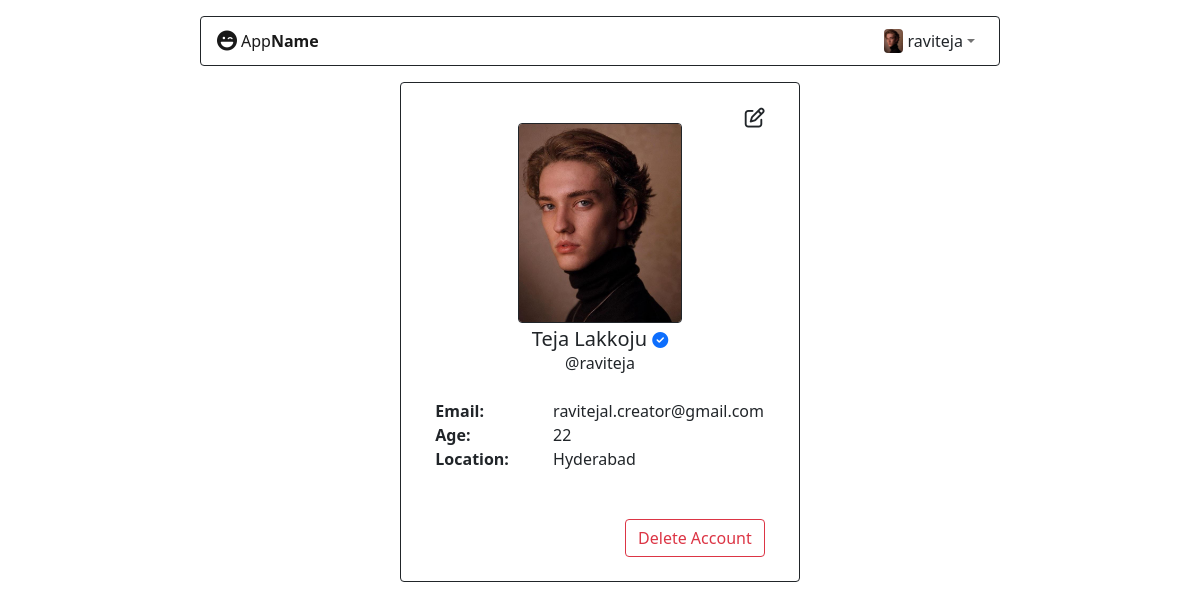
Page /users/16/ on the earlier database version.
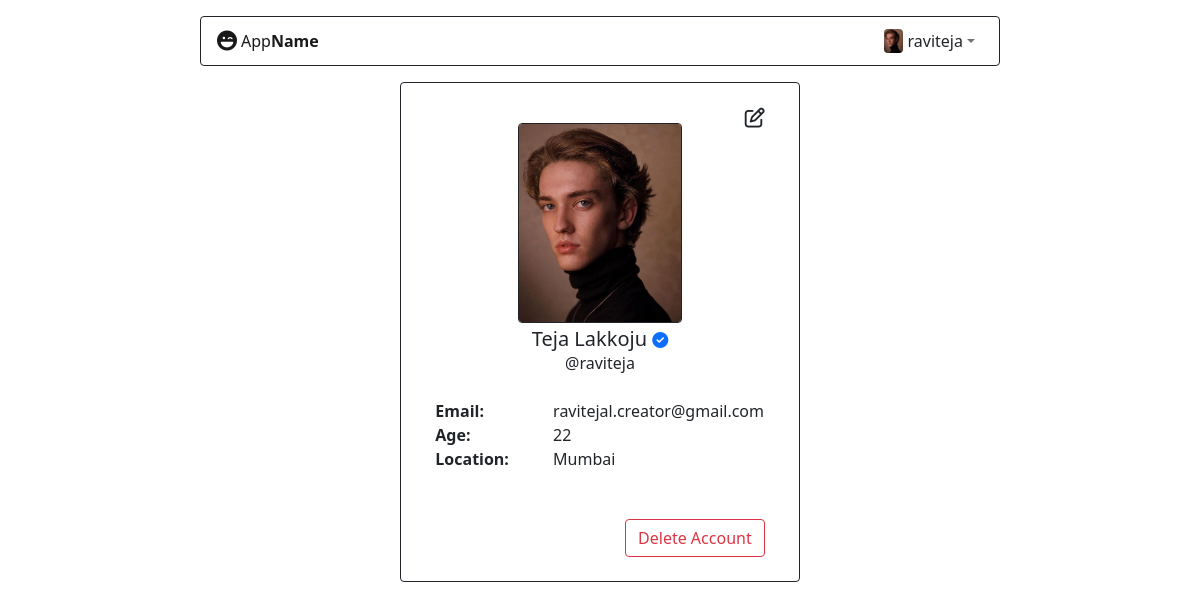
Same page on the later database version.
### authentication/models.py (models this page shows)
class User(AbstractUser):
	location = models.CharField(max_length=255, null=True)
	profile_picture = models.ImageField(blank=True)
	age = models.IntegerField(null=True)
	is_subscribed = models.BooleanField(default=False)

### users/views.py (the view)
# urls.py: path('<user_id>/', views.get_user_profile, name='getuserprofile'),
def get_user_profile(request, user_id):
	user = User.objects.get(id=user_id)
	return render(request, 'users/user-profile.html', {'user': user})

### users/templates/users/user-profile.html (shortened to what this page needs)
{% extends "base.html" %}
{% block content %}
<div class="m-auto col-lg-4 col-md-8 col-11 border border-dark rounded px-3 py-4">
    <div class="container position-relative h-25 d-flex flex-column justify-content-center align-items-center p-0" style="width:90%; min-height: 100px;">
        <a href="{% url 'users:updateuserprofile' user.id %}" class="position-absolute top-0 end-0"><i class="fa-regular fa-pen-to-square text-dark fs-5"></i></a>
        {% if user.profile_picture %}
	        <img src="{{user.profile_picture.url}}" class="w-50 mt-3 border border-dark rounded">
	    {% else %}
	        <img src="https://i.pinimg.com/736x/89/90/48/899048ab0cc455154006fdb9676964b3.jpg" class="w-50 mt-3 border border-dark rounded">
        {% endif %}
        <h5 class="p-0 m-0 mt-1">
        	{{user.first_name}} {{user.last_name}}
        	{% if user.is_subscribed %}
                <span class="text-primary fs-6"><i class="fa-solid fa-circle-check"></i></span>
            {% endif%}
        </h5>
        <div>@{{user.username}}</div>
        <div class="row row-cols-2 mt-4" style="min-width: 65%;">
		    {% if user.email %}
			    <div class="col-4 fw-bold">Email:</div>
			    <div class="col-8">{{user.email}}</div>
		    {% endif %}
		    {% if user.age %}
			    <div class="col-4 fw-bold">Age:</div>
			    <div class="col-8">{{user.age}}</div>
		    {% endif %}
		    {% if user.location %}
			    <div class="col-4 fw-bold">Location:</div>
			    <div class="col-8">{{user.location}}</div>
		    {% endif %}
		</div>
		<div class="w-100 text-end">
			<a class="btn btn-outline-danger mt-5" href="{% url 'users:deleteuserprofile' user.id %}">Delete Account</a>
		</div>
    </div>
</div>
{% endblock content %}

### templates/app/base.html (shortened to what this page needs)
<!doctype html>
<html lang="en">
    <head>
        <link href="https://cdn.jsdelivr.net/npm/bootstrap@5.0.2/dist/css/bootstrap.min.css" rel="stylesheet">
        <link href="https://cdn.jsdelivr.net/npm/bootstrap-icons@1.5.0/font/bootstrap-icons.css" rel="stylesheet">
        {% load static %}
        <link rel="stylesheet" href="{% static 'css/main.css' %}">
    </head>
    <body>
        <nav class="navbar navbar-expand-xl navbar-light bg-none border border-dark mt-3 mb-3 col-lg-8 col-md-10 col-11 mx-auto rounded p-1">
            <div class="container">
                <div class="d-flex justify-content-between align-items-center">
                    <a href="{% url 'authentication:index' %}" class="navbar-brand fs-5 d-flex align-items-center"><i class="fa-solid fa-face-laugh-wink me-1"></i> <span class="fs-6">App<b>Name</b></span></a>
                </div>
                <div id="navbarNav">
                    <ul class="navbar-nav ml-auto">
                        {% if user.is_authenticated %}
                            <div class="nav-item dropdown position-relative">
                              <a class="nav-link dropdown-toggle user-action cursor-pointer d-flex align-items-center" data-bs-toggle="dropdown" aria-expanded="false">
                                {% if user.profile_picture %}
                                    <img src="{{user.profile_picture.url}}" class="rounded" alt="Avatar" height="24px">
                                {% else %}
                                    <img src="https://i.pinimg.com/736x/89/90/48/899048ab0cc455154006fdb9676964b3.jpg" class="avatar" alt="Avatar" height="24px">
                                {% endif %}
                                <span class="ms-1 fs-6 text-dark">
                                    {{user.username}}
                                </span>
                              </a>
                            </div>
                        {% else %}
                            <li class="nav-item">
                                <a class="nav-link fs-5 text-dark" href="{% url 'authentication:login' %}"><i class="fa-solid fa-right-to-bracket"></i></a>
                            </li>
                        {% endif %}
                    </ul>
                </div>
            </div>
        </nav>
        {%block content%}
        {%endblock content%}
    </body>
</html>

Differences in the rows shown:
changed User "Teja": location "Hyderabad" → "Mumbai"
